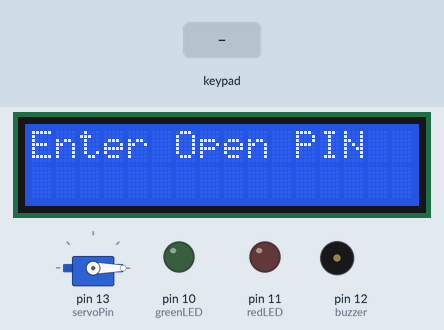
This sketch was run on a simulated Arduino Uno, built with avr-gcc and run on an emulated ATmega328P. Parts: servo, 16×2 character LCD, output pins drawn as LEDs (lit = HIGH), buzzer (waves = sounding). The inputs (shaded band) are chosen by the test bench.

Above: at 1.2 s.
1.3 s: keypad keys 1 2 3 4 # pressed 0.4 s apart
At 3.6 s:
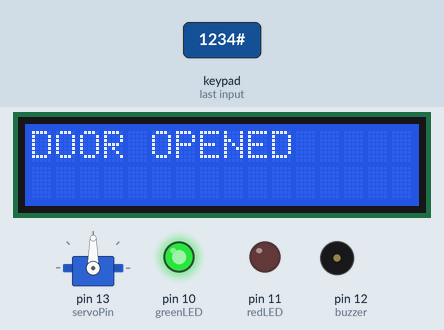
4.8 s: keypad keys 1 2 3 4 pressed 0.4 s apart
At 8.5 s:
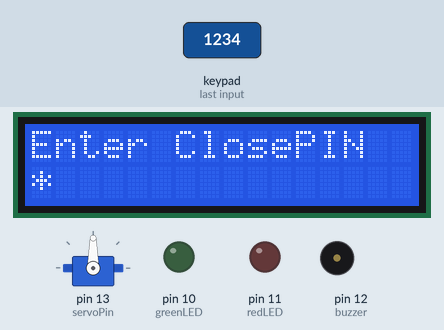
9.1 s: key '1' pressed
At 10.3 s:
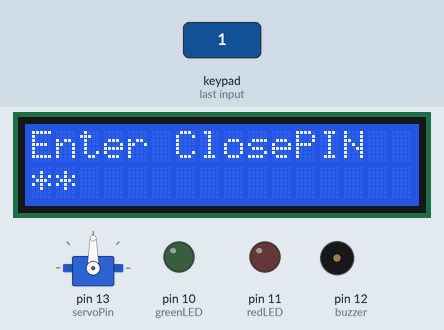
10.6 s: key '2' pressed
At 11.8 s:
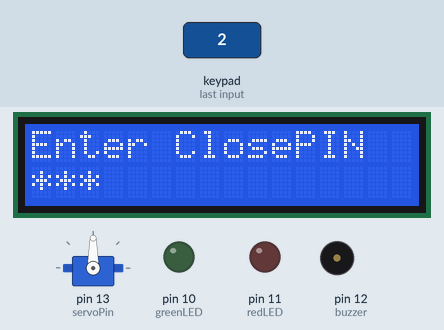
Timing chart, 0 to 13.1 s (numbered marks = the images above; inputs shaded):
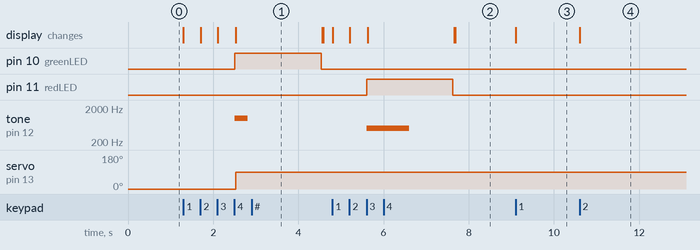

Measured:
- after the input at 1.3 s, pin 10 (greenLED): LOW → HIGH after 1.2 s, → LOW 2.0 s later; tone on pin 12 (buzzer): silent → 1000 Hz after 1.2 s, → silent 0.30 s later; servo on pin 13 (servoPin): 0° → 90° after 1.2 s; the display: first changes at once (image 1 shows a later state)
- after the input at 4.8 s, pin 11 (redLED): LOW → HIGH after 0.81 s, → LOW 2.0 s later; tone on pin 12 (buzzer): silent → 500 Hz after 0.81 s, → silent 1.0 s later; the display: first changes at once (image 2 shows a later state)
- after the input at 9.1 s, the display: changes at once (image 3)
- after the input at 10.6 s, the display: changes at once (image 4)

The sketch:

Password_Door_Lock.ino
```cpp
#include <Keypad.h>
#include <Wire.h>
#include <LiquidCrystal_I2C.h>
#include <Servo.h>

// LCD setup
LiquidCrystal_I2C lcd(0x27, 16, 2);

// Servo setup
Servo doorServo;

// Keypad setup
const byte ROWS = 4;
const byte COLS = 4;

char keys[ROWS][COLS] = {
  {'1','2','3','A'},
  {'4','5','6','B'},
  {'7','8','9','C'},
  {'*','0','#','D'}
};

byte rowPins[ROWS] = {9, 8, 7, 6};
byte colPins[COLS] = {5, 4, 3, 2};

Keypad keypad = Keypad(makeKeymap(keys), rowPins, colPins, ROWS, COLS);

// Components pins
int greenLED = 10;
int redLED = 11;
int buzzer = 12;
int servoPin = 13;

// Passwords
char openPIN[] = "1234";
char closePIN[] = "4321";

char enteredPIN[5];

int index = 0;
bool doorOpened = false;

void setup() {

  // LEDs and buzzer setup
  pinMode(greenLED, OUTPUT);
  pinMode(redLED, OUTPUT);
  pinMode(buzzer, OUTPUT);

  // Servo setup
  doorServo.attach(servoPin);
  doorServo.write(0);

  // LCD setup
  lcd.init();
  lcd.backlight();

  lcd.setCursor(0,0);
  lcd.print("Enter Open PIN");
}

void loop() {

  char key = keypad.getKey();

  if (key) {

    // Show * on LCD
    if (index < 4) {

      enteredPIN[index] = key;
      index++;

      lcd.setCursor(index - 1, 1);
      lcd.print("*");
    }

    // When 4 digits entered
    if (index == 4) {

      enteredPIN[4] = '\0';

      // -------- OPEN DOOR --------
      if (!doorOpened && strcmp(enteredPIN, openPIN) == 0) {

        digitalWrite(greenLED, HIGH);

        tone(buzzer, 1000, 300);

        lcd.clear();
        lcd.setCursor(0,0);
        lcd.print("DOOR OPENED");

        // Servo opens
        doorServo.write(90);

        doorOpened = true;

        delay(2000);

        lcd.clear();
        lcd.setCursor(0,0);
        lcd.print("Enter ClosePIN");

        digitalWrite(greenLED, LOW);
      }

      // ------- CLOSE DOOR --------
      else if (doorOpened && strcmp(enteredPIN, closePIN) == 0) {

        digitalWrite(greenLED, HIGH);

        tone(buzzer, 1000, 300);

        lcd.clear();
        lcd.setCursor(0,0);
        lcd.print("DOOR CLOSED");

        // Servo closes
        doorServo.write(0);

        doorOpened = false;

        delay(2000);

        lcd.clear();
        lcd.setCursor(0,0);
        lcd.print("Enter Open PIN");

        digitalWrite(greenLED, LOW);
      }

      // -------- WRONG PASSWORD --------
      else {

        digitalWrite(redLED, HIGH);

        tone(buzzer, 500, 1000);

        lcd.clear();
        lcd.setCursor(0,0);
        lcd.print("WRONG PASSWORD");

        delay(2000);

        digitalWrite(redLED, LOW);

        lcd.clear();

        if (doorOpened) {

          lcd.setCursor(0,0);
          lcd.print("Enter ClosePIN");
        }

        else {

          lcd.setCursor(0,0);
          lcd.print("Enter Open PIN");
        }
      }

      resetInput();
    }
  }
}

// Reset keypad input
void resetInput() {

  index = 0;

  for (int i = 0; i < 5; i++) {

    enteredPIN[i] = '\0';
  }

  lcd.setCursor(0,1);
  lcd.print("                ");
}
```
